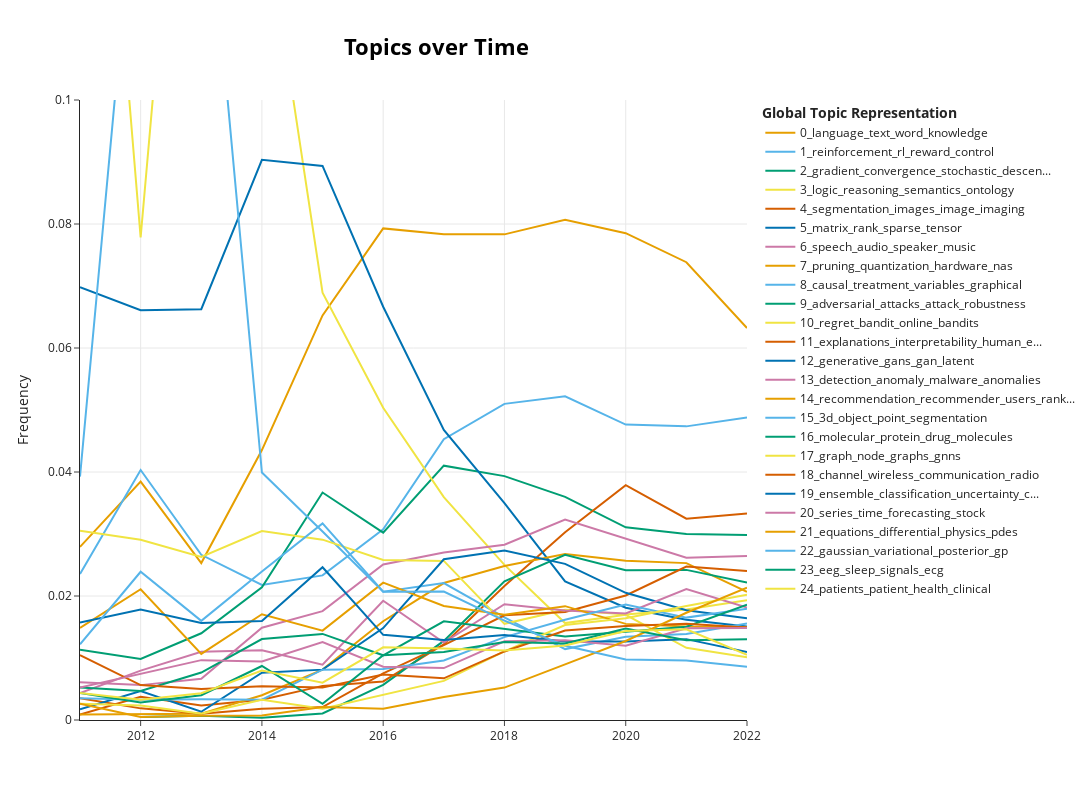

Notebook cell for this chart:
### Code cell
# Filter down the data
topics_filtered = topics_over_time[topics_over_time["Timestamp"] > 2010] # Remove the first few years of small data
topics_filtered = topics_filtered[topics_filtered["Topic"] > -1] # Remove BERTopic excluded keywords
topics_filtered = topics_filtered[topics_filtered["Topic"] < 25] # Remove small categories
topics_relative = topics_filtered.copy()

def get_percentage_of_year_total(row):
    # Get the total number of articles for this year
    timestamp = row["Timestamp"]
    year_rows = topics_over_time[topics_over_time['Timestamp'] == timestamp]
    year_total = year_rows["Frequency"].sum()
    
    # Return the relative frequency for the year
    return row["Frequency"] / year_total

topics_relative["Frequency"] = topics_relative.apply(get_percentage_of_year_total, axis=1)

plt = topic_model.visualize_topics_over_time(topics_relative, height=800)
plt.update_layout(yaxis_range=[0,0.1])
plt

### Figure 1 — Plotly figure (JSON) as saved in the notebook; plotly's stock layout.template omitted (floating-point values rounded to 4 significant figures)
{"data": [{"hoverinfo": "text", "hovertext": ["<b>Topic 0</b><br>Words: dialogue, language, document, topic, transliteration", "<b>Topic 0</b><br>Words: topic, text, documents, document, language", "<b>Topic 0</b><br>Words: topic, text, language, document, words", "<b>Topic 0</b><br>Words: word, language, topic, text, words", "<b>Topic 0</b><br>Words: language, topic, word, text, words", "<b>Topic 0</b><br>Words: language, word, text, words, topic", "<b>Topic 0</b><br>Words: language, word, text, knowledge, task", "<b>Topic 0</b><br>Words: language, word, text, knowledge, task", "<b>Topic 0</b><br>Words: language, word, text, task, knowledge", "<b>Topic 0</b><br>Words: language, text, word, knowledge, task", "<b>Topic 0</b><br>Words: language, text, knowledge, task, tasks", "<b>Topic 0</b><br>Words: language, text, knowledge, tasks, task"], "marker": {"color": "#E69F00"}, "mode": "lines", "name": "0_language_text_word_knowledge", "type": "scatter", "x": [2011, 2012, 2013, 2014, 2015, 2016, 2017, 2018, 2019, 2020, 2021, 2022], "y": [0.02792, 0.03844, 0.02531, 0.04354, 0.06525, 0.07929, 0.07835, 0.07833, 0.08069, 0.07852, 0.07384, 0.06322]}, {"hoverinfo": "text", "hovertext": ["<b>Topic 1</b><br>Words: reinforcement, value, rls, mdps, function", "<b>Topic 1</b><br>Words: reinforcement, value, rl, function, reward", "<b>Topic 1</b><br>Words: reinforcement, value, markov, control, mdps", "<b>Topic 1</b><br>Words: reinforcement, agent, rl, state, environment", "<b>Topic 1</b><br>Words: reinforcement, rl, value, control, action", "<b>Topic 1</b><br>Words: reinforcement, rl, control, agent, exploration", "<b>Topic 1</b><br>Words: reinforcement, rl, robot, control, reward", "<b>Topic 1</b><br>Words: reinforcement, rl, reward, agent, tasks", "<b>Topic 1</b><br>Words: reinforcement, rl, reward, agent, environment", "<b>Topic 1</b><br>Words: reinforcement, rl, reward, control, agent", "<b>Topic 1</b><br>Words: rl, reinforcement, reward, control, tasks", "<b>Topic 1</b><br>Words: rl, reinforcement, reward, agent, tasks"], "marker": {"color": "#56B4E9"}, "mode": "lines", "name": "1_reinforcement_rl_reward_control", "type": "scatter", "x": [2011, 2012, 2013, 2014, 2015, 2016, 2017, 2018, 2019, 2020, 2021, 2022], "y": [0.02356, 0.04032, 0.02664, 0.02177, 0.02332, 0.03076, 0.04528, 0.05099, 0.0522, 0.04765, 0.04736, 0.04879]}, {"hoverinfo": "text", "hovertext": ["<b>Topic 2</b><br>Words: gradient, smooth, convex, descent, asgd", "<b>Topic 2</b><br>Words: descent, convergence, gradient, stochastic, rate", "<b>Topic 2</b><br>Words: stochastic, gradient, convex, convergence, smooth", "<b>Topic 2</b><br>Words: gradient, convex, stochastic, descent, convergence", "<b>Topic 2</b><br>Words: convex, gradient, stochastic, descent, convergence", "<b>Topic 2</b><br>Words: gradient, convex, stochastic, convergence, descent", "<b>Topic 2</b><br>Words: gradient, stochastic, convergence, convex, descent", "<b>Topic 2</b><br>Words: gradient, stochastic, convergence, descent, convex", "<b>Topic 2</b><br>Words: gradient, convergence, stochastic, descent, sgd", "<b>Topic 2</b><br>Words: gradient, convergence, stochastic, descent, sgd", "<b>Topic 2</b><br>Words: gradient, convergence, descent, stochastic, sgd", "<b>Topic 2</b><br>Words: gradient, convergence, stochastic, descent, sgd"], "marker": {"color": "#009E73"}, "mode": "lines", "name": "2_gradient_convergence_stochastic_descen...", "type": "scatter", "x": [2011, 2012, 2013, 2014, 2015, 2016, 2017, 2018, 2019, 2020, 2021, 2022], "y": [0.01134, 0.009845, 0.01399, 0.02141, 0.03669, 0.03021, 0.04103, 0.03933, 0.03599, 0.03108, 0.03001, 0.02984]}, {"hoverinfo": "text", "hovertext": ["<b>Topic 3</b><br>Words: logic, semantics, reasoning, programs, knowledge", "<b>Topic 3</b><br>Words: logic, ontology, fuzzy, knowledge, reasoning", "<b>Topic 3</b><br>Words: logic, reasoning, belief, knowledge, semantics", "<b>Topic 3</b><br>Words: logic, reasoning, semantics, knowledge, ontology", "<b>Topic 3</b><br>Words: logic, ontology, reasoning, knowledge, semantics", "<b>Topic 3</b><br>Words: logic, semantics, ontology, fuzzy, knowledge", "<b>Topic 3</b><br>Words: logic, ontology, reasoning, knowledge, belief", "<b>Topic 3</b><br>Words: logic, ontology, reasoning, ontologies, semantics", "<b>Topic 3</b><br>Words: logic, ontology, semantics, reasoning, sat", "<b>Topic 3</b><br>Words: logic, asp, reasoning, semantics, ontology", "<b>Topic 3</b><br>Words: logic, reasoning, semantics, ontology, knowledge", "<b>Topic 3</b><br>Words: logic, ontology, reasoning, semantics, knowledge"], "marker": {"color": "#F0E442"}, "mode": "lines", "name": "3_logic_reasoning_semantics_ontology", "type": "scatter", "x": [2011, 2012, 2013, 2014, 2015, 2016, 2017, 2018, 2019, 2020, 2021, 2022], "y": [0.1963, 0.07782, 0.1895, 0.1335, 0.06892, 0.05036, 0.03595, 0.02502, 0.01563, 0.01697, 0.01164, 0.01012]}, {"hoverinfo": "text", "hovertext": ["<b>Topic 4</b><br>Words: tb, tuberculosis, ptb, retroviral, rptb", "<b>Topic 4</b><br>Words: undeformed, brain, deformed, image, imaging", "<b>Topic 4</b><br>Words: segmentation, image, psf, tissue, breast", "<b>Topic 4</b><br>Words: imaging, medical, image, bone, dwi", "<b>Topic 4</b><br>Words: cancer, images, segmentation, image, ct", "<b>Topic 4</b><br>Words: segmentation, images, imaging, image, medical", "<b>Topic 4</b><br>Words: images, segmentation, image, imaging, medical", "<b>Topic 4</b><br>Words: images, segmentation, image, imaging, medical", "<b>Topic 4</b><br>Words: segmentation, images, image, imaging, medical", "<b>Topic 4</b><br>Words: images, segmentation, image, imaging, covid", "<b>Topic 4</b><br>Words: segmentation, images, image, imaging, medical", "<b>Topic 4</b><br>Words: segmentation, images, image, imaging, medical"], "marker": {"color": "#D55E00"}, "mode": "lines", "name": "4_segmentation_images_image_imaging", "type": "scatter", "x": [2011, 2012, 2013, 2014, 2015, 2016, 2017, 2018, 2019, 2020, 2021, 2022], "y": [0.0008726, 0.003751, 0.002331, 0.003266, 0.005503, 0.006226, 0.01221, 0.0216, 0.03027, 0.03788, 0.03247, 0.03331]}, {"hoverinfo": "text", "hovertext": ["<b>Topic 5</b><br>Words: sparse, matrix, norm, rank, kernel", "<b>Topic 5</b><br>Words: sparse, matrix, rank, regression, lasso", "<b>Topic 5</b><br>Words: sparse, matrix, rank, lasso, tensor", "<b>Topic 5</b><br>Words: matrix, rank, sparse, tensor, low", "<b>Topic 5</b><br>Words: sparse, matrix, rank, tensor, norm", "<b>Topic 5</b><br>Words: matrix, rank, sparse, tensor, kernel", "<b>Topic 5</b><br>Words: matrix, rank, sparse, tensor, regression", "<b>Topic 5</b><br>Words: matrix, rank, sparse, tensor, regression", "<b>Topic 5</b><br>Words: matrix, rank, sparse, tensor, kernel", "<b>Topic 5</b><br>Words: matrix, tensor, rank, sparse, regression", "<b>Topic 5</b><br>Words: matrix, tensor, rank, sparse, low", "<b>Topic 5</b><br>Words: tensor, matrix, rank, sparse, regression"], "marker": {"color": "#0072B2"}, "mode": "lines", "name": "5_matrix_rank_sparse_tensor", "type": "scatter", "x": [2011, 2012, 2013, 2014, 2015, 2016, 2017, 2018, 2019, 2020, 2021, 2022], "y": [0.06981, 0.0661, 0.06627, 0.09035, 0.08936, 0.06665, 0.04679, 0.03496, 0.02235, 0.01812, 0.01618, 0.01506]}, {"hoverinfo": "text", "hovertext": ["<b>Topic 6</b><br>Words: music, vmm, tempo, speech, audio", "<b>Topic 6</b><br>Words: musical, speech, speaker, music, audio", "<b>Topic 6</b><br>Words: speech, audio, speaker, dysfluent, features", "<b>Topic 6</b><br>Words: speech, audio, music, speaker, acoustic", "<b>Topic 6</b><br>Words: speech, speaker, audio, acoustic, dnn", "<b>Topic 6</b><br>Words: speech, music, audio, speaker, acoustic", "<b>Topic 6</b><br>Words: speech, audio, music, speaker, acoustic", "<b>Topic 6</b><br>Words: speech, audio, speaker, music, recognition", "<b>Topic 6</b><br>Words: speech, audio, speaker, music, acoustic", "<b>Topic 6</b><br>Words: speech, audio, speaker, music, acoustic", "<b>Topic 6</b><br>Words: speech, audio, speaker, music, asr", "<b>Topic 6</b><br>Words: speech, audio, speaker, music, asr"], "marker": {"color": "#CC79A7"}, "mode": "lines", "name": "6_speech_audio_speaker_music", "type": "scatter", "x": [2011, 2012, 2013, 2014, 2015, 2016, 2017, 2018, 2019, 2020, 2021, 2022], "y": [0.006108, 0.005626, 0.00666, 0.01488, 0.01756, 0.02509, 0.02703, 0.02828, 0.03232, 0.02918, 0.02617, 0.02644]}, {"hoverinfo": "text", "hovertext": ["<b>Topic 7</b><br>Words: norb, epochs, parameterizable, mnist, wired", "<b>Topic 7</b><br>Words: theano, evolutionary, torch7, distributed, library", "<b>Topic 7</b><br>Words: parallelism, gpu, sgd, weights, vision", "<b>Topic 7</b><br>Words: computation, caffe, library, hardware, convolutional", "<b>Topic 7</b><br>Words: convolutional, layers, gpu, memory, gpus", "<b>Topic 7</b><br>Words: bit, hardware, memory, pruning, gpu", "<b>Topic 7</b><br>Words: quantization, memory, pruning, hardware, precision", "<b>Topic 7</b><br>Words: pruning, hardware, quantization, memory, compression", "<b>Topic 7</b><br>Words: pruning, quantization, hardware, architecture, search", "<b>Topic 7</b><br>Words: pruning, quantization, hardware, search, nas", "<b>Topic 7</b><br>Words: pruning, nas, hardware, quantization, search", "<b>Topic 7</b><br>Words: pruning, quantization, nas, hardware, search"], "marker": {"color": "#E69F00"}, "mode": "lines", "name": "7_pruning_quantization_hardware_nas", "type": "scatter", "x": [2011, 2012, 2013, 2014, 2015, 2016, 2017, 2018, 2019, 2020, 2021, 2022], "y": [0.0008726, 0.0009376, 0.000999, 0.003991, 0.008124, 0.01593, 0.02209, 0.02485, 0.02676, 0.02567, 0.0253, 0.02067]}, {"hoverinfo": "text", "hovertext": ["<b>Topic 8</b><br>Words: causal, variables, graphical, bayesian, structure", "<b>Topic 8</b><br>Words: causal, variables, bayesian, graphical, structure", "<b>Topic 8</b><br>Words: causal, variables, bayesian, belief, independence", "<b>Topic 8</b><br>Words: causal, variables, graphical, bayesian, structure", "<b>Topic 8</b><br>Words: causal, graphical, variables, bayesian, structure", "<b>Topic 8</b><br>Words: causal, variables, graphical, treatment, bayesian", "<b>Topic 8</b><br>Words: causal, variables, treatment, graphical, structure", "<b>Topic 8</b><br>Words: causal, treatment, variables, graphical, bayesian", "<b>Topic 8</b><br>Words: causal, treatment, variables, graphical, observational", "<b>Topic 8</b><br>Words: causal, treatment, variables, effect, observational", "<b>Topic 8</b><br>Words: causal, treatment, variables, effect, observational", "<b>Topic 8</b><br>Words: causal, treatment, variables, effect, observational"], "marker": {"color": "#56B4E9"}, "mode": "lines", "name": "8_causal_treatment_variables_graphical", "type": "scatter", "x": [2011, 2012, 2013, 2014, 2015, 2016, 2017, 2018, 2019, 2020, 2021, 2022], "y": [0.03927, 0.1453, 0.1462, 0.03991, 0.0304, 0.02069, 0.02209, 0.01654, 0.01144, 0.01343, 0.01388, 0.01557]}, {"hoverinfo": "text", "hovertext": ["<b>Topic 9</b><br>Words: bitstream, watermark, message, attack, watermarking", "<b>Topic 9</b><br>Words: subsvms, svm, attacks, adversarial, subsampled", "<b>Topic 9</b><br>Words: svms, security, evasion, poisoning, attack", "<b>Topic 9</b><br>Words: adversarial, dnns, examples, lion, perturbations", "<b>Topic 9</b><br>Words: adversarial, attacks, perturbations, robustness, examples", "<b>Topic 9</b><br>Words: adversarial, attacks, examples, attack, robustness", "<b>Topic 9</b><br>Words: adversarial, attacks, attack, examples, robustness", "<b>Topic 9</b><br>Words: adversarial, attacks, attack, robustness, examples", "<b>Topic 9</b><br>Words: adversarial, attacks, attack, robustness, perturbations", "<b>Topic 9</b><br>Words: adversarial, attacks, attack, robustness, perturbations", "<b>Topic 9</b><br>Words: adversarial, attacks, robustness, attack, examples"], "marker": {"color": "#009E73"}, "mode": "lines", "name": "9_adversarial_attacks_attack_robustness", "type": "scatter", "x": [2012, 2013, 2014, 2015, 2016, 2017, 2018, 2019, 2020, 2021, 2022], "y": [0.0004688, 0.000666, 0.0003628, 0.001048, 0.005677, 0.01276, 0.02237, 0.02665, 0.02417, 0.02421, 0.02215]}, {"hoverinfo": "text", "hovertext": ["<b>Topic 10</b><br>Words: regret, bandit, online, bound, arms", "<b>Topic 10</b><br>Words: regret, bandit, online, armed, bound", "<b>Topic 10</b><br>Words: regret, bandit, online, armed, arm", "<b>Topic 10</b><br>Words: regret, bandit, online, arms, bandits", "<b>Topic 10</b><br>Words: regret, bandit, online, bandits, bound", "<b>Topic 10</b><br>Words: regret, bandit, online, arm, bandits", "<b>Topic 10</b><br>Words: regret, bandit, online, arm, arms", "<b>Topic 10</b><br>Words: regret, bandit, online, bandits, bound", "<b>Topic 10</b><br>Words: regret, bandit, online, arms, bound", "<b>Topic 10</b><br>Words: regret, bandit, online, bandits, arm", "<b>Topic 10</b><br>Words: regret, bandit, online, bandits, arm", "<b>Topic 10</b><br>Words: regret, bandit, online, bandits, bound"], "marker": {"color": "#F0E442"}, "mode": "lines", "name": "10_regret_bandit_online_bandits", "type": "scatter", "x": [2011, 2012, 2013, 2014, 2015, 2016, 2017, 2018, 2019, 2020, 2021, 2022], "y": [0.03054, 0.02907, 0.02631, 0.03048, 0.02909, 0.02582, 0.02566, 0.01551, 0.01779, 0.01701, 0.01783, 0.01932]}, {"hoverinfo": "text", "hovertext": ["<b>Topic 11</b><br>Words: hypothesis, projects, bandwidth, stage, given", "<b>Topic 11</b><br>Words: generalisation, publishing, corporate, education, evaluation", "<b>Topic 11</b><br>Words: agi, aid, fallible, unaided, decision", "<b>Topic 11</b><br>Words: morally, ethical, explanations, rl, halting", "<b>Topic 11</b><br>Words: sociotechnological, triclustering, ethical, progress, explanations", "<b>Topic 11</b><br>Words: explanations, interpretable, ethical, predictions, human", "<b>Topic 11</b><br>Words: explanations, interpretability, human, ethical, ethics", "<b>Topic 11</b><br>Words: explanations, interpretability, human, black, ethical", "<b>Topic 11</b><br>Words: explanations, interpretability, human, interpretable, black", "<b>Topic 11</b><br>Words: explanations, interpretability, human, explainable, decision", "<b>Topic 11</b><br>Words: explanations, interpretability, xai, explainable, human", "<b>Topic 11</b><br>Words: explanations, human, xai, ml, interpretability"], "marker": {"color": "#D55E00"}, "mode": "lines", "name": "11_explanations_interpretability_human_e...", "type": "scatter", "x": [2011, 2012, 2013, 2014, 2015, 2016, 2017, 2018, 2019, 2020, 2021, 2022], "y": [0.00349, 0.001875, 0.000999, 0.001814, 0.002096, 0.007508, 0.01207, 0.01688, 0.01742, 0.02009, 0.02474, 0.02405]}, {"hoverinfo": "text", "hovertext": ["<b>Topic 12</b><br>Words: encoders, penalty, auto, guidance, latent", "<b>Topic 12</b><br>Words: latent, density, layer, auto, generative", "<b>Topic 12</b><br>Words: corruption, encoders, auto, contractive, satae", "<b>Topic 12</b><br>Words: nade, generative, auto, encoder, distribution", "<b>Topic 12</b><br>Words: generative, distribution, latent, gans, autoencoders", "<b>Topic 12</b><br>Words: generative, latent, variational, gans, image", "<b>Topic 12</b><br>Words: generative, gans, gan, latent, generator", "<b>Topic 12</b><br>Words: generative, gans, gan, latent, generator", "<b>Topic 12</b><br>Words: generative, gans, gan, latent, image", "<b>Topic 12</b><br>Words: generative, gans, gan, latent, image", "<b>Topic 12</b><br>Words: generative, gans, gan, latent, image", "<b>Topic 12</b><br>Words: generative, gans, latent, gan, image"], "marker": {"color": "#0072B2"}, "mode": "lines", "name": "12_generative_gans_gan_latent", "type": "scatter", "x": [2011, 2012, 2013, 2014, 2015, 2016, 2017, 2018, 2019, 2020, 2021, 2022], "y": [0.001745, 0.004688, 0.001332, 0.00762, 0.008124, 0.01483, 0.02593, 0.02734, 0.02518, 0.02052, 0.01769, 0.01642]}, {"hoverinfo": "text", "hovertext": ["<b>Topic 13</b><br>Words: ctd, anomaly, detection, spam, pe", "<b>Topic 13</b><br>Words: detection, intrusion, client, security, anomaly", "<b>Topic 13</b><br>Words: detection, anomaly, malware, attack, security", "<b>Topic 13</b><br>Words: detection, anomaly, phishing, outliers, anomalies", "<b>Topic 13</b><br>Words: anomaly, detection, outlier, anomalies, detect", "<b>Topic 13</b><br>Words: detection, anomaly, malware, anomalies, security", "<b>Topic 13</b><br>Words: detection, malware, anomaly, anomalies, security", "<b>Topic 13</b><br>Words: detection, anomaly, malware, security, anomalies", "<b>Topic 13</b><br>Words: detection, anomaly, malware, anomalies, attacks", "<b>Topic 13</b><br>Words: detection, anomaly, malware, anomalies, attacks", "<b>Topic 13</b><br>Words: detection, anomaly, malware, anomalies, attacks", "<b>Topic 13</b><br>Words: anomaly, detection, malware, anomalies, attacks"], "marker": {"color": "#CC79A7"}, "mode": "lines", "name": "13_detection_anomaly_malware_anomalies", "type": "scatter", "x": [2011, 2012, 2013, 2014, 2015, 2016, 2017, 2018, 2019, 2020, 2021, 2022], "y": [0.004363, 0.00797, 0.01099, 0.01125, 0.00891, 0.01923, 0.01249, 0.01868, 0.01768, 0.01719, 0.02113, 0.01815]}, {"hoverinfo": "text", "hovertext": ["<b>Topic 14</b><br>Words: ranking, recommendation, recommender, preference, search", "<b>Topic 14</b><br>Words: recommendation, users, collaborative, ratings, filtering", "<b>Topic 14</b><br>Words: recommendation, ranking, users, recommender, collaborative", "<b>Topic 14</b><br>Words: ranking, recommendation, users, recommender, rating", "<b>Topic 14</b><br>Words: recommendation, users, ranking, ratings, recommender", "<b>Topic 14</b><br>Words: recommendation, recommender, users, ranking, recommendations", "<b>Topic 14</b><br>Words: recommendation, users, ranking, recommender, recommendations", "<b>Topic 14</b><br>Words: recommendation, users, recommender, ranking, recommendations", "<b>Topic 14</b><br>Words: recommendation, recommender, users, ranking, recommendations", "<b>Topic 14</b><br>Words: recommendation, recommender, users, ranking, recommendations", "<b>Topic 14</b><br>Words: recommendation, recommender, users, ranking, recommendations", "<b>Topic 14</b><br>Words: recommendation, recommender, users, ranking, recommendations"], "marker": {"color": "#E69F00"}, "mode": "lines", "name": "14_recommendation_recommender_users_rank...", "type": "scatter", "x": [2011, 2012, 2013, 2014, 2015, 2016, 2017, 2018, 2019, 2020, 2021, 2022], "y": [0.01483, 0.0211, 0.01066, 0.01705, 0.01441, 0.02216, 0.01839, 0.01697, 0.01836, 0.0155, 0.01509, 0.01497]}, {"hoverinfo": "text", "hovertext": ["<b>Topic 15</b><br>Words: 3d, camera, dtm, omnidirectional, terrain", "<b>Topic 15</b><br>Words: object, keypoints, asift, 3d, mht", "<b>Topic 15</b><br>Words: object, detection, objects, epipolar, 3d", "<b>Topic 15</b><br>Words: dem, object, 3d, registration, image", "<b>Topic 15</b><br>Words: object, detection, 3d, image, objects", "<b>Topic 15</b><br>Words: object, 3d, detection, segmentation, image", "<b>Topic 15</b><br>Words: 3d, object, segmentation, depth, objects", "<b>Topic 15</b><br>Words: 3d, object, segmentation, point, shape", "<b>Topic 15</b><br>Words: 3d, object, point, segmentation, shape", "<b>Topic 15</b><br>Words: 3d, object, point, segmentation, depth", "<b>Topic 15</b><br>Words: 3d, object, point, segmentation, depth", "<b>Topic 15</b><br>Words: 3d, object, point, segmentation, depth"], "marker": {"color": "#56B4E9"}, "mode": "lines", "name": "15_3d_object_point_segmentation", "type": "scatter", "x": [2011, 2012, 2013, 2014, 2015, 2016, 2017, 2018, 2019, 2020, 2021, 2022], "y": [0.00349, 0.003282, 0.00333, 0.003266, 0.008124, 0.00824, 0.009605, 0.01337, 0.01616, 0.01862, 0.01651, 0.01796]}, {"hoverinfo": "text", "hovertext": ["<b>Topic 16</b><br>Words: genes, disease, gene, sffs, rcnet", "<b>Topic 16</b><br>Words: protein, gene, abbrev, proteins, amino", "<b>Topic 16</b><br>Words: protein, gene, molecular, rna, drug", "<b>Topic 16</b><br>Words: protein, drug, molecular, gene, sequences", "<b>Topic 16</b><br>Words: protein, drug, molecular, proteins, gene", "<b>Topic 16</b><br>Words: protein, gene, molecular, cancer, drug", "<b>Topic 16</b><br>Words: protein, molecular, molecules, chemical, drug", "<b>Topic 16</b><br>Words: drug, molecular, protein, chemical, molecules", "<b>Topic 16</b><br>Words: molecular, protein, drug, molecules, chemical", "<b>Topic 16</b><br>Words: molecular, drug, protein, molecules, chemical", "<b>Topic 16</b><br>Words: molecular, drug, protein, molecules, chemical", "<b>Topic 16</b><br>Words: molecular, protein, drug, molecules, chemical"], "marker": {"color": "#009E73"}, "mode": "lines", "name": "16_molecular_protein_drug_molecules", "type": "scatter", "x": [2011, 2012, 2013, 2014, 2015, 2016, 2017, 2018, 2019, 2020, 2021, 2022], "y": [0.005236, 0.004688, 0.007659, 0.01306, 0.01389, 0.01044, 0.01592, 0.01474, 0.01348, 0.01425, 0.01503, 0.01859]}, {"hoverinfo": "text", "hovertext": ["<b>Topic 17</b><br>Words: relational, temporal, mucca, graph, ensembles", "<b>Topic 17</b><br>Words: graph, wvrn, node, sampling, relational", "<b>Topic 17</b><br>Words: objects, hetesim, collective, types, graph", "<b>Topic 17</b><br>Words: graph, deepwalk, node, graphs, representations", "<b>Topic 17</b><br>Words: graph, mf, ae, node, embedding", "<b>Topic 17</b><br>Words: graph, node, nodes, graphs, embedding", "<b>Topic 17</b><br>Words: graph, node, graphs, nodes, representations", "<b>Topic 17</b><br>Words: graph, node, graphs, nodes, embedding", "<b>Topic 17</b><br>Words: graph, node, graphs, nodes, embedding", "<b>Topic 17</b><br>Words: graph, node, graphs, gnns, nodes", "<b>Topic 17</b><br>Words: graph, node, gnns, graphs, nodes", "<b>Topic 17</b><br>Words: graph, node, gnns, graphs, gnn"], "marker": {"color": "#F0E442"}, "mode": "lines", "name": "17_graph_node_graphs_gnns", "type": "scatter", "x": [2011, 2012, 2013, 2014, 2015, 2016, 2017, 2018, 2019, 2020, 2021, 2022], "y": [0.002618, 0.002344, 0.000999, 0.003266, 0.001834, 0.004029, 0.006312, 0.01105, 0.01532, 0.0164, 0.01839, 0.0202]}, {"hoverinfo": "text", "hovertext": ["<b>Topic 18</b><br>Words: srcs, channel, users, channels, secondary", "<b>Topic 18</b><br>Words: femtocells, sensing, wireless, spectrum, scheduling", "<b>Topic 18</b><br>Words: routing, channel, femtocells, shortest, wireless", "<b>Topic 18</b><br>Words: channel, radio, cache, wireless, infostation", "<b>Topic 18</b><br>Words: channel, radio, wireless, distributive, energy", "<b>Topic 18</b><br>Words: channel, wireless, radio, users, modulation", "<b>Topic 18</b><br>Words: channel, wireless, allocation, radio, resource", "<b>Topic 18</b><br>Words: channel, wireless, communication, radio, csi", "<b>Topic 18</b><br>Words: channel, wireless, communication, radio, allocation", "<b>Topic 18</b><br>Words: channel, wireless, communication, radio, resource", "<b>Topic 18</b><br>Words: channel, wireless, communication, radio, 5g", "<b>Topic 18</b><br>Words: channel, wireless, communication, radio, communications"], "marker": {"color": "#D55E00"}, "mode": "lines", "name": "18_channel_wireless_communication_radio", "type": "scatter", "x": [2011, 2012, 2013, 2014, 2015, 2016, 2017, 2018, 2019, 2020, 2021, 2022], "y": [0.01047, 0.005626, 0.004995, 0.005443, 0.005241, 0.007325, 0.006723, 0.01105, 0.01443, 0.01518, 0.01551, 0.01491]}, {"hoverinfo": "text", "hovertext": ["<b>Topic 19</b><br>Words: boosting, ensemble, classifiers, classification, class", "<b>Topic 19</b><br>Words: boosting, class, logitboost, classification, classifier", "<b>Topic 19</b><br>Words: ensemble, class, boosting, classifiers, classification", "<b>Topic 19</b><br>Words: ensemble, classifiers, class, tree, classification", "<b>Topic 19</b><br>Words: classification, classifiers, trees, ensemble, boosting", "<b>Topic 19</b><br>Words: classification, tree, ensemble, trees, class", "<b>Topic 19</b><br>Words: ensemble, boosting, classification, class, trees", "<b>Topic 19</b><br>Words: ensemble, classification, class, classifier, classifiers", "<b>Topic 19</b><br>Words: ensemble, uncertainty, classification, trees, class", "<b>Topic 19</b><br>Words: classification, ensemble, uncertainty, class, label", "<b>Topic 19</b><br>Words: uncertainty, ensemble, label, classification, class", "<b>Topic 19</b><br>Words: uncertainty, ensemble, class, label, classification"], "marker": {"color": "#0072B2"}, "mode": "lines", "name": "19_ensemble_classification_uncertainty_c...", "type": "scatter", "x": [2011, 2012, 2013, 2014, 2015, 2016, 2017, 2018, 2019, 2020, 2021, 2022], "y": [0.01571, 0.01782, 0.01565, 0.01597, 0.02463, 0.01373, 0.0129, 0.01371, 0.01264, 0.01267, 0.01304, 0.01097]}, {"hoverinfo": "text", "hovertext": ["<b>Topic 20</b><br>Words: series, forecasting, deseasonalization, time, market", "<b>Topic 20</b><br>Words: series, time, market, reversion, markets", "<b>Topic 20</b><br>Words: series, time, stock, forecasting, financial", "<b>Topic 20</b><br>Words: series, time, market, stock, forecasting", "<b>Topic 20</b><br>Words: series, time, market, stock, forecasting", "<b>Topic 20</b><br>Words: series, time, stock, market, forecasting", "<b>Topic 20</b><br>Words: series, time, stock, market, forecasting", "<b>Topic 20</b><br>Words: series, time, financial, market, forecasting", "<b>Topic 20</b><br>Words: series, time, stock, forecasting, market", "<b>Topic 20</b><br>Words: series, time, forecasting, market, financial", "<b>Topic 20</b><br>Words: series, time, forecasting, stock, market", "<b>Topic 20</b><br>Words: series, time, forecasting, market, stock"], "marker": {"color": "#CC79A7"}, "mode": "lines", "name": "20_series_time_forecasting_stock", "type": "scatter", "x": [2011, 2012, 2013, 2014, 2015, 2016, 2017, 2018, 2019, 2020, 2021, 2022], "y": [0.005236, 0.007501, 0.009657, 0.009434, 0.01258, 0.008606, 0.00837, 0.01268, 0.01285, 0.01199, 0.01481, 0.01484]}, {"hoverinfo": "text", "hovertext": ["<b>Topic 21</b><br>Words: tension, elastic, term, mexican, discretised", "<b>Topic 21</b><br>Words: withdrawn, icml2008, author, helsinki, 111", "<b>Topic 21</b><br>Words: materials, fiber, polymer, fibers, composite", "<b>Topic 21</b><br>Words: identification, droplets, dimensional, reprap3d, ncomms6571", "<b>Topic 21</b><br>Words: wind, reduced, cycle, hcci, combustion", "<b>Topic 21</b><br>Words: combustion, dynamics, equations, time, dynamical", "<b>Topic 21</b><br>Words: equations, differential, fluid, physics, flow", "<b>Topic 21</b><br>Words: equations, differential, physical, pdes, physics", "<b>Topic 21</b><br>Words: equations, differential, pdes, physics, equation", "<b>Topic 21</b><br>Words: equations, differential, physics, equation, pdes", "<b>Topic 21</b><br>Words: equations, physics, differential, pdes, equation", "<b>Topic 21</b><br>Words: equations, differential, physics, pdes, pde"], "marker": {"color": "#E69F00"}, "mode": "lines", "name": "21_equations_differential_physics_pdes", "type": "scatter", "x": [2011, 2012, 2013, 2014, 2015, 2016, 2017, 2018, 2019, 2020, 2021, 2022], "y": [0.002618, 0.0004688, 0.000666, 0.0007257, 0.002096, 0.001831, 0.003705, 0.005228, 0.008971, 0.01275, 0.0173, 0.02134]}, {"hoverinfo": "text", "hovertext": ["<b>Topic 22</b><br>Words: gaussian, process, bayesian, kernel, posterior", "<b>Topic 22</b><br>Words: gp, gaussian, variational, posterior, process", "<b>Topic 22</b><br>Words: gaussian, gp, variational, process, bayesian", "<b>Topic 22</b><br>Words: gaussian, mcmc, posterior, variational, gp", "<b>Topic 22</b><br>Words: gaussian, variational, posterior, bayesian, gp", "<b>Topic 22</b><br>Words: gaussian, posterior, variational, mcmc, bayesian", "<b>Topic 22</b><br>Words: gaussian, posterior, variational, bayesian, carlo", "<b>Topic 22</b><br>Words: gaussian, variational, gp, posterior, bayesian", "<b>Topic 22</b><br>Words: gaussian, posterior, variational, gp, bayesian", "<b>Topic 22</b><br>Words: gaussian, variational, posterior, gp, carlo", "<b>Topic 22</b><br>Words: gaussian, gp, posterior, variational, bayesian", "<b>Topic 22</b><br>Words: gaussian, variational, posterior, gp, bayesian"], "marker": {"color": "#56B4E9"}, "mode": "lines", "name": "22_gaussian_variational_posterior_gp", "type": "scatter", "x": [2011, 2012, 2013, 2014, 2015, 2016, 2017, 2018, 2019, 2020, 2021, 2022], "y": [0.01222, 0.02391, 0.01598, 0.02395, 0.03171, 0.02069, 0.02072, 0.01603, 0.01196, 0.009774, 0.009601, 0.008572]}, {"hoverinfo": "text", "hovertext": ["<b>Topic 23</b><br>Words: outlooks, swapper, finger, bci, ecog", "<b>Topic 23</b><br>Words: bmi, mlc, hdp, eeg, walker", "<b>Topic 23</b><br>Words: bci, activity, sounds, eeg, subjects", "<b>Topic 23</b><br>Words: eeg, classification, ecg, recognition, signals", "<b>Topic 23</b><br>Words: esips, eeg, activity, finger, series", "<b>Topic 23</b><br>Words: eeg, sleep, recognition, activity, classification", "<b>Topic 23</b><br>Words: eeg, sleep, activity, features, signals", "<b>Topic 23</b><br>Words: eeg, sleep, activity, signals, brain", "<b>Topic 23</b><br>Words: eeg, ecg, activity, sleep, signals", "<b>Topic 23</b><br>Words: eeg, ecg, signals, sleep, activity", "<b>Topic 23</b><br>Words: eeg, signals, sleep, ecg, activity", "<b>Topic 23</b><br>Words: eeg, ecg, sleep, signals, activity"], "marker": {"color": "#009E73"}, "mode": "lines", "name": "23_eeg_sleep_signals_ecg", "type": "scatter", "x": [2011, 2012, 2013, 2014, 2015, 2016, 2017, 2018, 2019, 2020, 2021, 2022], "y": [0.004363, 0.002813, 0.003996, 0.008708, 0.002621, 0.01044, 0.01098, 0.0126, 0.01233, 0.01475, 0.01288, 0.01302]}, {"hoverinfo": "text", "hovertext": ["<b>Topic 24</b><br>Words: cdoi, omop, spreader, disease, chronic", "<b>Topic 24</b><br>Words: health, patient, patients, clinical, disease", "<b>Topic 24</b><br>Words: pharmacists, clinical, drug, health, alert", "<b>Topic 24</b><br>Words: medical, patient, health, patients, clinical", "<b>Topic 24</b><br>Words: patient, clinical, patients, disease, health", "<b>Topic 24</b><br>Words: patients, patient, clinical, health, medical", "<b>Topic 24</b><br>Words: patients, patient, health, medical, clinical", "<b>Topic 24</b><br>Words: health, patients, patient, clinical, medical", "<b>Topic 24</b><br>Words: patient, patients, clinical, health, prediction", "<b>Topic 24</b><br>Words: patients, patient, health, covid, 19", "<b>Topic 24</b><br>Words: covid, patients, 19, patient, health", "<b>Topic 24</b><br>Words: patients, health, patient, covid, 19"], "marker": {"color": "#F0E442"}, "mode": "lines", "name": "24_patients_patient_health_clinical", "type": "scatter", "x": [2011, 2012, 2013, 2014, 2015, 2016, 2017, 2018, 2019, 2020, 2021, 2022], "y": [0.004363, 0.003282, 0.004329, 0.007983, 0.006027, 0.01172, 0.01153, 0.01123, 0.01201, 0.01436, 0.01464, 0.01053]}], "layout": {"height": 800, "hoverlabel": {"bgcolor": "white", "font": {"family": "Rockwell", "size": 16}}, "legend": {"title": {"text": "<b>Global Topic Representation"}}, "title": {"font": {"color": "Black", "size": 22}, "text": "<b>Topics over Time", "x": 0.4, "xanchor": "center", "y": 0.95, "yanchor": "top"}, "width": 1250, "xaxis": {"autorange": true, "range": [2011, 2022], "showgrid": true, "type": "linear"}, "yaxis": {"range": [0, 0.1], "showgrid": true, "title": {"text": "Frequency"}, "type": "linear"}}}
